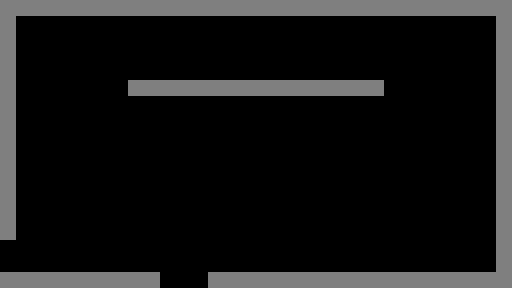

A 2D game scene composited from a Tiled map and its tileset images. What follows is a short description and the map's XML, with every tile layer's data as written:
An orthogonal 32x18 tile map with 16x16 px tiles, 1 tile layer (Walls).

<map version="1.10" tiledversion="1.10.2" orientation="orthogonal" renderorder="right-down" width="32" height="18" tilewidth="16" tileheight="16" infinite="0" nextlayerid="2" nextobjectid="1">
 <tileset firstgid="1" source="../Tilesets/16gon.tsx" />
 <layer id="1" name="Walls" width="32" height="18">
  <properties>
   <property name="unity:layer" value="Wall" />
  </properties>
  <data encoding="csv">
51,51,51,51,51,51,51,51,51,51,51,51,51,51,51,51,51,51,51,51,51,51,51,51,51,51,51,51,51,51,51,51,
51,0,0,0,0,0,0,0,0,0,0,0,0,0,0,0,0,0,0,0,0,0,0,0,0,0,0,0,0,0,0,51,
51,0,0,0,0,0,0,0,0,0,0,0,0,0,0,0,0,0,0,0,0,0,0,0,0,0,0,0,0,0,0,51,
51,0,0,0,0,0,0,0,0,0,0,0,0,0,0,0,0,0,0,0,0,0,0,0,0,0,0,0,0,0,0,51,
51,0,0,0,0,0,0,0,0,0,0,0,0,0,0,0,0,0,0,0,0,0,0,0,0,0,0,0,0,0,0,51,
51,0,0,0,0,0,0,0,51,51,51,51,51,51,51,51,51,51,51,51,51,51,51,51,0,0,0,0,0,0,0,51,
51,0,0,0,0,0,0,0,0,0,0,0,0,0,0,0,0,0,0,0,0,0,0,0,0,0,0,0,0,0,0,51,
51,0,0,0,0,0,0,0,0,0,0,0,0,0,0,0,0,0,0,0,0,0,0,0,0,0,0,0,0,0,0,51,
51,0,0,0,0,0,0,0,0,0,0,0,0,0,0,0,0,0,0,0,0,0,0,0,0,0,0,0,0,0,0,51,
51,0,0,0,0,0,0,0,0,0,0,0,0,0,0,0,0,0,0,0,0,0,0,0,0,0,0,0,0,0,0,51,
51,0,0,0,0,0,0,0,0,0,0,0,0,0,0,0,0,0,0,0,0,0,0,0,0,0,0,0,0,0,0,51,
51,0,0,0,0,0,0,0,0,0,0,0,0,0,0,0,0,0,0,0,0,0,0,0,0,0,0,0,0,0,0,51,
51,0,0,0,0,0,0,0,0,0,0,0,0,0,0,0,0,0,0,0,0,0,0,0,0,0,0,0,0,0,0,51,
51,0,0,0,0,0,0,0,0,0,0,0,0,0,0,0,0,0,0,0,0,0,0,0,0,0,0,0,0,0,0,51,
51,0,0,0,0,0,0,0,0,0,0,0,0,0,0,0,0,0,0,0,0,0,0,0,0,0,0,0,0,0,0,51,
0,0,0,0,0,0,0,0,0,0,0,0,0,0,0,0,0,0,0,0,0,0,0,0,0,0,0,0,0,0,0,51,
0,0,0,0,0,0,0,0,0,0,0,0,0,0,0,0,0,0,0,0,0,0,0,0,0,0,0,0,0,0,0,51,
51,51,51,51,51,51,51,51,51,51,0,0,0,51,51,51,51,51,51,51,51,51,51,51,51,51,51,51,51,51,51,51
</data>
 </layer>
</map>
